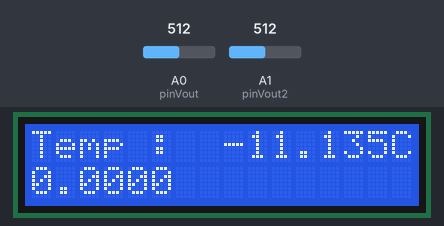
Bench run of a sketch on a simulated Arduino Uno, built with avr-gcc and run on an emulated ATmega328P. Shown: 16×2 character LCD. The test bench sets the inputs (shaded band); at power-on: A0 (pinVout) = 512, A1 (pinVout2) = 512.

Above: at 2.7 s.
2.8 s: A0 (pinVout) set to 716
At 3.6 s:
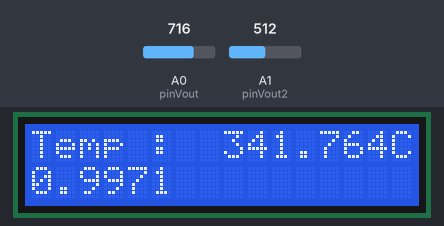
4.7 s: A1 (pinVout2) set to 306
At 5.9 s:
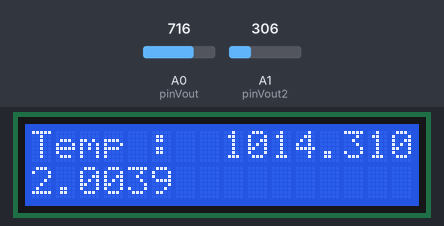
6.8 s: A0 (pinVout) set to 900
At 8.3 s:
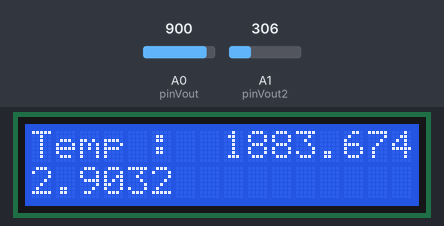
9.0 s: A1 (pinVout2) set to 122
At 10.7 s:
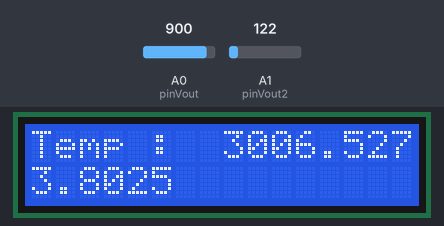
11.1 s: A1 (pinVout2) set to 0
At 13.0 s:
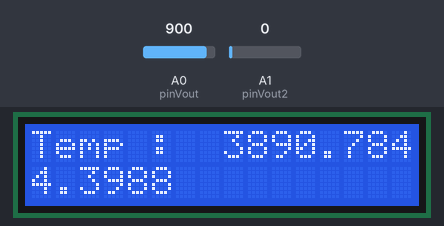
13.3 s: A0 (pinVout) set to 1023
At 15.3 s:
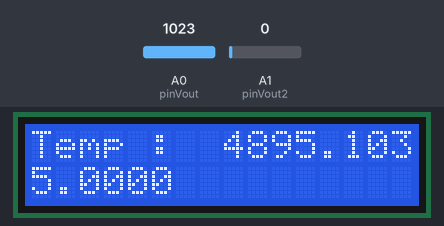
Timing chart, 0 to 16.4 s (numbered marks = the images above; inputs shaded):
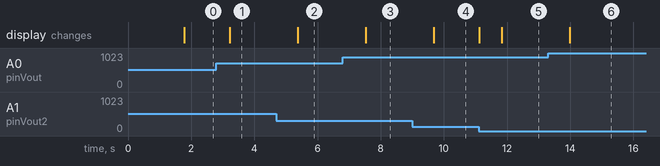

Measured:
- after the input at 2.8 s, the display: changes after 0.42 s (image 1)
- after the input at 4.7 s, the display: changes after 0.67 s (image 2)
- after the input at 6.8 s, the display: changes after 0.73 s (image 3)
- after the input at 9.0 s, the display: changes after 0.68 s (image 4)
- after the input at 11.1 s, the display: first changes at once (image 5 shows a later state)
- after the input at 13.3 s, the display: changes after 0.68 s (image 6)

The sketch:

pt100_code.ino
```cpp
#include <LiquidCrystal.h>

LiquidCrystal lcd(7, 8, 9, 10, 11, 12);

float aw  = 156.71273;
float bw =  197.683959;
float cw = -11.1347464 ;

const int pinVout = A0;
const float VREF = 5.0;
const int pinVout2 = A1;

void setup() {
  lcd.begin(16, 2);
  analogReference(DEFAULT);
  lcd.clear();
  lcd.print("PT100 Voltage");
  delay(1500);
}

void loop() {
  float v1 = readVoltage(pinVout);
  float v2 = readVoltage(pinVout2);

  float diff = v1 -v2 ;
  float tempw = (aw*diff*diff)+(bw*diff)+cw ;
  lcd.clear();
  lcd.print("Temp : ");
  lcd.setCursor(8, 0);
  lcd.print(tempw, 3);
  lcd.print("C");
  lcd.setCursor(0, 1);
  lcd.print(diff, 4);
  delay(500);
}

float readVoltage(int pin) {
  const int samples = 50;
  long sum = 0;

  for(int i = 0; i < samples; i++) {
    sum += analogRead(pin);
    delay(2);
  }

  float avgADC = float(sum) / samples;
  return avgADC * (VREF / 1023.0);
}
```
